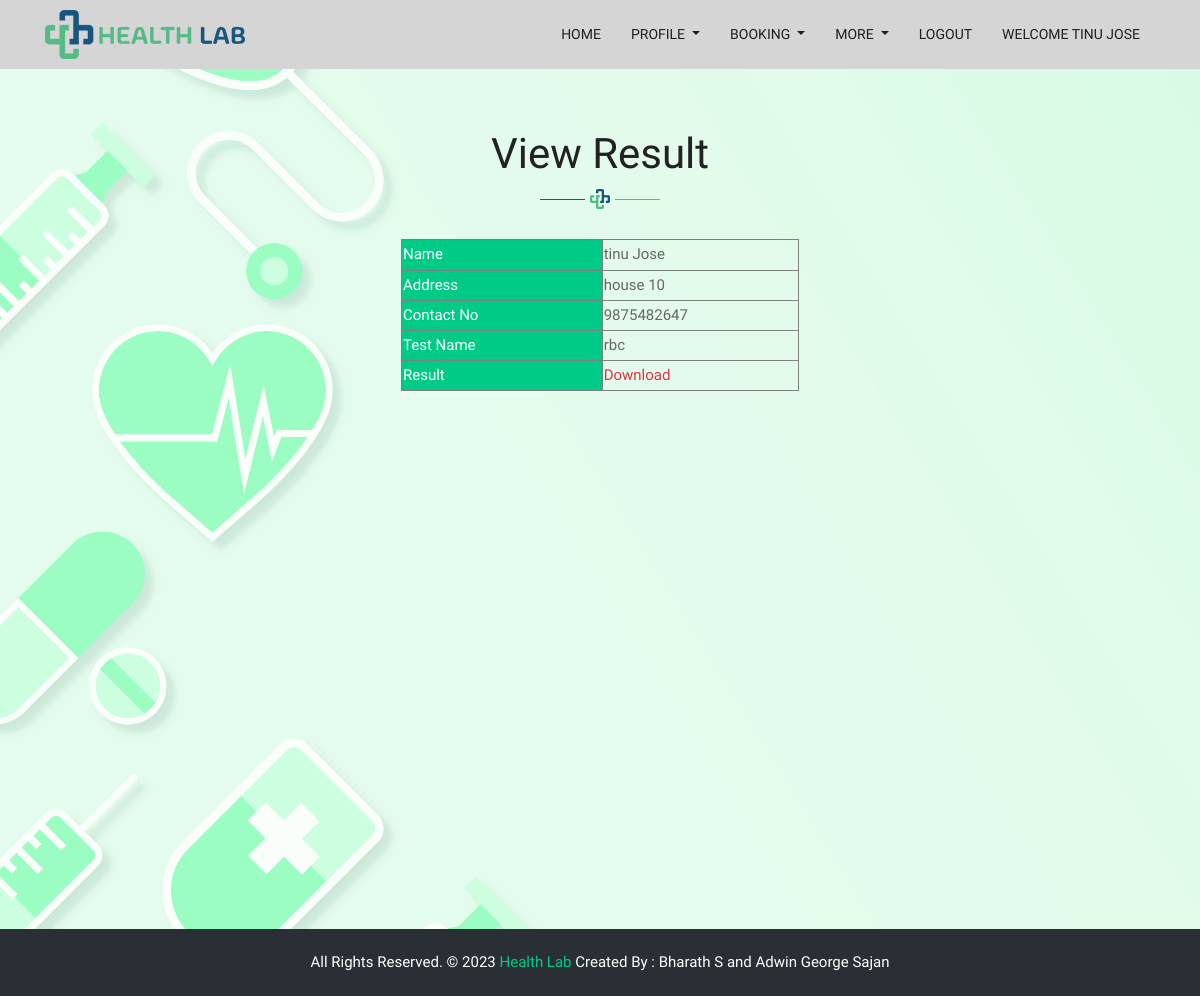
/Project/User/viewresult.php?did=34 (signed in), run on the app's committed database.
### tables this page shows
CREATE TABLE `tbl_booking` (
  `booking_id` int(11) NOT NULL auto_increment,
  `booking_time` varchar(50) NOT NULL,
  `booking_date` varchar(50) NOT NULL,
  `test_id` int(11) NOT NULL,
  `place_id` int(11) NOT NULL,
  `user_id` int(11) NOT NULL,
  `booking_status` varchar(50) NOT NULL default '0',
  `booked_datetime` varchar(100) NOT NULL,
  PRIMARY KEY  (`booking_id`)
);

CREATE TABLE `tbl_user` (
  `user_id` int(11) NOT NULL auto_increment,
  `user_name` varchar(50) NOT NULL,
  `user_address` varchar(100) NOT NULL,
  `user_contact` varchar(50) NOT NULL,
  `user_proof` varchar(100) NOT NULL,
  `user_email` varchar(100) NOT NULL,
  `user_password` varchar(50) NOT NULL,
  `user_photo` varchar(100) NOT NULL,
  `place_id` int(11) NOT NULL,
  `user_age` varchar(50) NOT NULL,
  `user_gender` varchar(50) NOT NULL,
  PRIMARY KEY  (`user_id`)
);

CREATE TABLE `tbl_test` (
  `test_id` int(11) NOT NULL auto_increment,
  `test_name` varchar(100) NOT NULL,
  `test_price` varchar(50) NOT NULL,
  `subcategory_id` int(11) NOT NULL,
  PRIMARY KEY  (`test_id`)
);

### Project/User/viewresult.php (the view, shortened to what this page needs)
<?php
include("Header.php");
	  $sel="select * from tbl_booking s inner join tbl_test c on c.test_id=s.test_id inner join tbl_result m on s.booking_id=m.booking_id inner join tbl_user u on u.user_id=s.user_id where s.booking_id='".$_GET["did"]."' and s.user_id='".$_SESSION["uid"]."' ";
	 $data=mysql_query($sel);
	 $row=mysql_fetch_array($data);
	 ?>
<!DOCTYPE html PUBLIC "-//W3C//DTD XHTML 1.0 Transitional//EN" "http://www.w3.org/TR/xhtml1/DTD/xhtml1-transitional.dtd">
<html xmlns="http://www.w3.org/1999/xhtml">
<head>
</head>
<body class="bg-all" >
<div class="title-box">
						<h2>View Result</h2>
					</div>
<div align="center">
<table width="398" height="80" border="1" align="center">
  <tr>
    <td width="93"style="background-color: #00cb86;color:white;" >Name</td>
    <td width="91"><?php echo $row["user_name"]?></td>
  </tr>
  <tr>
    <td style="background-color: #00cb86;color:white;" >Address</td>
    <td><?php echo $row["user_address"]?></td>
  </tr>
  <tr>
    <td style="background-color: #00cb86;color:white;" >Contact No</td>
    <td><?php echo $row["user_contact"]?></td>
  </tr>
  <tr>
    <td style="background-color: #00cb86;color:white;" >Test Name</td>
    <td><?php echo $row["test_name"]?></td>
  </tr>
  <tr>
    <td style="background-color: #00cb86;color:white;" >Result</td>
    <td><a href="../Assets/Files/User/Result/<?php echo $row["result_content"]?>" class="text-danger" download>Download</a></td>
  </tr>
</table>
</div>
</body>
</html>
<?php
include("Footer.php");
?>

### Project/Assets/Templates/Main/css/style.css (style rules this page uses)
body { color: #666666; font-size: 15px; font-family: 'Catamaran', sans-serif; line-height: 1.80857; }
a { color: #1f1f1f; text-decoration: none !important; outline: none !important; -webkit-transition: all .3s ease-in-out; -moz-transition: all .3s ease-in-out; -ms-transition: all .3s ease-in-out; -o-transition: all .3s ease-in-out; transition: all .3s ease-in-out; }
h1, h2, h3, h4, h5, h6 { letter-spacing: 0; font-weight: normal; position: relative; padding: 0 0 10px 0; font-weight: normal; line-height: 120% !important; color: #1f1f1f; margin: 0 }
h2 { font-size: 22px }
a { color: #1f1f1f; text-decoration: none; outline: none; }
a, .btn { text-decoration: none !important; outline: none !important; -webkit-transition: all 0.5s ease-in-out 0s; -moz-transition: all 0.5s ease-in-out 0s; -ms-transition: all 0.5s ease-in-out 0s; -o-transition: all 0.5s ease-in-out 0s; transition: all 0.5s ease-in-out 0s; }
.title-box { text-align: center; margin-bottom: 30px; }
.title-box h2 { font-size: 42px; font-family: 'Catamaran', sans-serif; color: #222222; font-weight: 500; position: relative; padding-bottom: 30px; margin-bottom: 15px; }
.title-box h2::after { content: ""; position: absolute; background: url(../images/tag-line.png)no-repeat center; width: 120px; height: 20px; bottom: 0; left: 0; right: 0; margin: 0 auto; }
.bg-all { background-image: url('../../Background/background.jpg'); background-size: cover; }

### Project/User/viewresult.php (style rules this page uses)
.title-box h2 { margin-top: 60px; }

### data on the page
tbl_booking: user.user_name "tinu Jose", user.user_address "house 10", user.user_contact "9875482647", test.test_name "rbc"

### other printed values
$_SESSION["uname"] "TINU JOSE"
